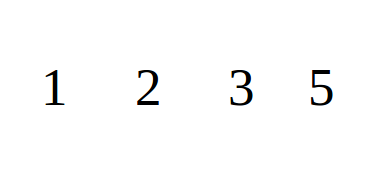
#> input picture image/data/num.png, 389 x 183 px
$ python segmentation.py
#> lines starting #> are read from the running program, lines starting #| are printed output that depends on the picture
#!/usr/bin/env python
import cv2 # For OpenCV modules (For Image I/O and Contour Finding)
import numpy as np # For general purpose array manipulation
import scipy.fftpack # For FFT2

#### imclearborder definition

# [50 lines left out: functions imclearborder, bwareaopen, not called in this run]

#### Main program

# Read in image
img = cv2.imread('num.png', 0)
#> img: shape (183, 389); min 0, max 255, mean 251.5

# Number of rows and columns
rows = img.shape[0]
#> rows = 183
cols = img.shape[1]
#> cols = 389

# Remove some columns from the beginning and end
img = img[:, 59:cols-20]
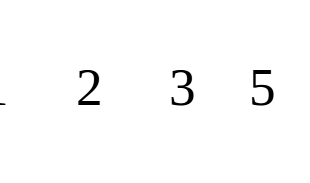
#> img: shape (183, 310); min 0, max 255, mean 251.5

# Number of rows and columns
rows = img.shape[0]
cols = img.shape[1]
#> cols = 310

# Convert image to 0 to 1, then do log(1 + I)
imgLog = np.log1p(np.array(img, dtype="float") / 255)
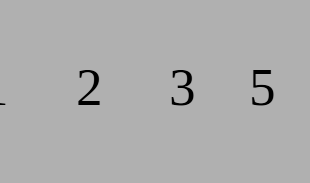
#> imgLog: shape (183, 310) float64; min 0, max 0.693, mean 0.684

# Create Gaussian mask of sigma = 10
M = 2*rows + 1
#> M = 367
N = 2*cols + 1
#> N = 621
sigma = 10
(X,Y) = np.meshgrid(np.linspace(0,N-1,N), np.linspace(0,M-1,M))
centerX = np.ceil(N/2)
#> centerX = 311
centerY = np.ceil(M/2)
#> centerY = 184
gaussianNumerator = (X - centerX)**2 + (Y - centerY)**2

# Low pass and high pass filters
Hlow = np.exp(-gaussianNumerator / (2*sigma*sigma))
Hhigh = 1 - Hlow

# Move origin of filters so that it's at the top left corner to
# match with the input image
HlowShift = scipy.fftpack.ifftshift(Hlow.copy())
HhighShift = scipy.fftpack.ifftshift(Hhigh.copy())

# Filter the image and crop
If = scipy.fftpack.fft2(imgLog.copy(), (M,N))
#> (the run stopped early here; a loop or call above may not have finished)

$ run again, with image/data/dn.png copied over image/data/num.png
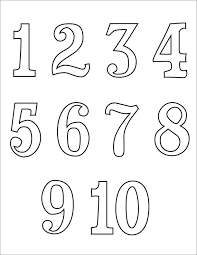
#> input picture image/data/dn.png, 197 x 255 px
#> `img = img[:, 59:cols-20]`:
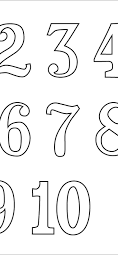
#> img: shape (255, 118); min 0, max 255, mean 242.4
#> `imgLog = np.log1p(np.array(img, dtype="float") / 255)`:
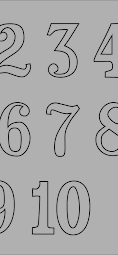
#> imgLog: shape (255, 118) float64; min 0, max 0.693, mean 0.663
